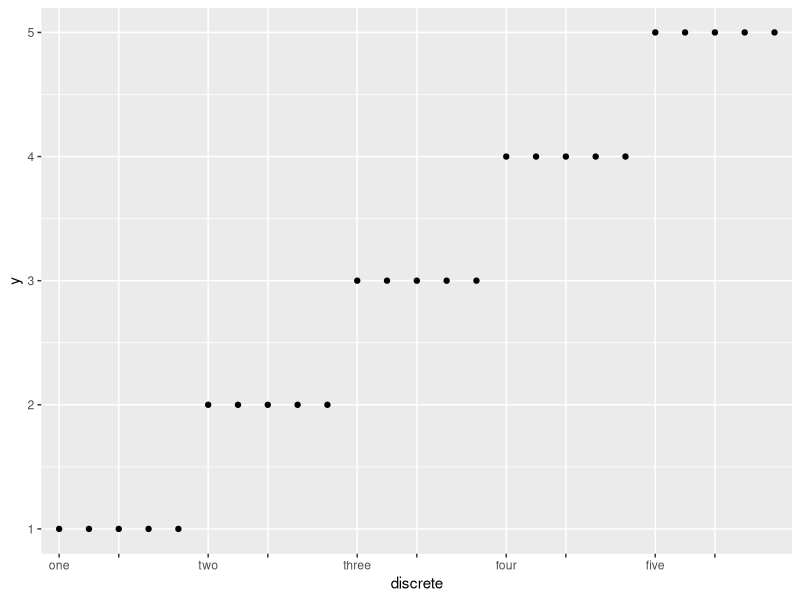
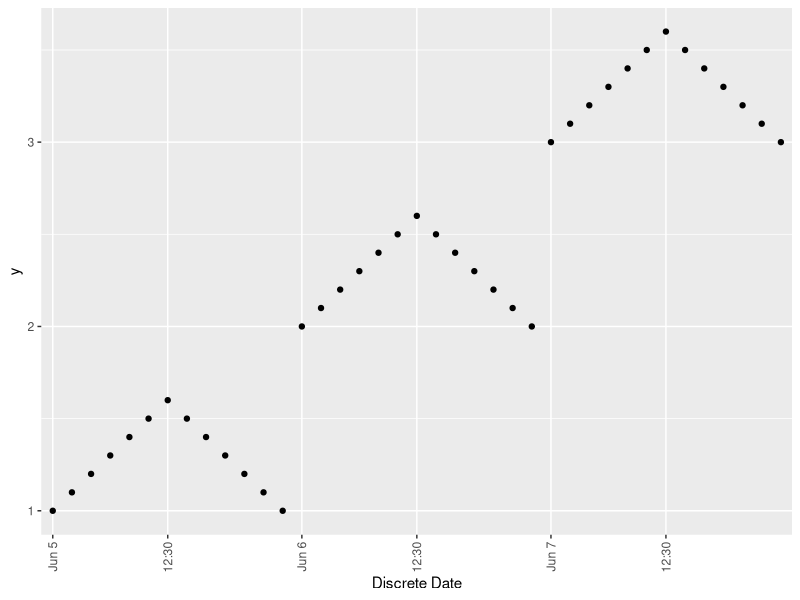

Write R code to recreate these figures, in order.
library(tidyverse)
library(lubridate)

t <- tribble(~x, ~y,
             1, 1,
             2, 1,
             3, 1,
             4, 1,
             5, 1,
             8, 2,
             9, 2,
             10, 2,
             11, 2,
             12, 2,
             15, 3,
             16, 3,
             17, 3,
             18, 3,
             19, 3,
             22, 4,
             23, 4,
             24, 4,
             25, 4,
             26, 4,
             29, 5,
             30, 5,
             31, 5,
             32, 5,
             33, 5)
table(t)
head(t)

t %>% 
  ggplot(aes(x = factor(x), y = y)) + 
  geom_point() +
  scale_x_discrete(
    name = "discrete", 
    breaks = c(1,3,8,10,15,17,22,24,29,31),
    labels = c("one","","two","","three","","four","","five",""))

d <- tribble(~x, ~y,
             ymd_hm("2023-06-05T09:30"), 1,
             ymd_hm("2023-06-05T10:00"), 1.1,
             ymd_hm("2023-06-05T10:30"), 1.2,
             ymd_hm("2023-06-05T11:00"), 1.3,
             ymd_hm("2023-06-05T11:30"), 1.4,
             ymd_hm("2023-06-05T12:00"), 1.5,
             ymd_hm("2023-06-05T12:30"), 1.6,
             ymd_hm("2023-06-05T13:00"), 1.5,
             ymd_hm("2023-06-05T13:30"), 1.4,
             ymd_hm("2023-06-05T14:00"), 1.3,
             ymd_hm("2023-06-05T14:30"), 1.2,
             ymd_hm("2023-06-05T15:00"), 1.1,
             ymd_hm("2023-06-05T15:30"), 1,
             ymd_hm("2023-06-06T09:30"), 2,
             ymd_hm("2023-06-06T10:00"), 2.1,
             ymd_hm("2023-06-06T10:30"), 2.2,
             ymd_hm("2023-06-06T11:00"), 2.3,
             ymd_hm("2023-06-06T11:30"), 2.4,
             ymd_hm("2023-06-06T12:00"), 2.5,
             ymd_hm("2023-06-06T12:30"), 2.6,
             ymd_hm("2023-06-06T13:00"), 2.5,
             ymd_hm("2023-06-06T13:30"), 2.4,
             ymd_hm("2023-06-06T14:00"), 2.3,
             ymd_hm("2023-06-06T14:30"), 2.2,
             ymd_hm("2023-06-06T15:00"), 2.1,
             ymd_hm("2023-06-06T15:30"), 2,
             ymd_hm("2023-06-07T09:30"), 3,
             ymd_hm("2023-06-07T10:00"), 3.1,
             ymd_hm("2023-06-07T10:30"), 3.2,
             ymd_hm("2023-06-07T11:00"), 3.3,
             ymd_hm("2023-06-07T11:30"), 3.4,
             ymd_hm("2023-06-07T12:00"), 3.5,
             ymd_hm("2023-06-07T12:30"), 3.6,
             ymd_hm("2023-06-07T13:00"), 3.5,
             ymd_hm("2023-06-07T13:30"), 3.4,
             ymd_hm("2023-06-07T14:00"), 3.3,
             ymd_hm("2023-06-07T14:30"), 3.2,
             ymd_hm("2023-06-07T15:00"), 3.1,
             ymd_hm("2023-06-07T15:30"), 3,)

d %>% 
  ggplot(aes(x = factor(x), y = y)) +
  geom_point() + 
  scale_x_discrete(
    name = "Discrete Date",
    breaks = c("2023-06-05 09:30:00","2023-06-05 12:30:00","2023-06-06 09:30:00","2023-06-06 12:30:00","2023-06-07 09:30:00","2023-06-07 12:30:00"),
    labels = c("Jun 5","12:30","Jun 6", "12:30","Jun 7", "12:30")
  ) +
  # scale_x_datetime(
  #   "Date",
  #   breaks = scales::breaks_width("1 days"), 
  #   labels = scales::label_date("%m/%d")
  # )
  theme(axis.text.x = element_text(angle = 90, hjust = 1, vjust = 0.5))

f <- factor(d$x)
typeof(f)
class(f)
levels(f)
